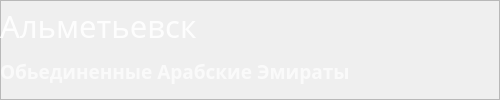
    <widget class="QFrame" name="weather_0_title">
     <property name="geometry">
      <rect>
       <x>50</x>
       <y>30</y>
       <width>500</width>
       <height>100</height>
      </rect>
     </property>
     <property name="minimumSize">
      <size>
       <width>500</width>
       <height>100</height>
      </size>
     </property>
     <property name="maximumSize">
      <size>
       <width>500</width>
       <height>100</height>
      </size>
     </property>
     <property name="frameShape">
      <enum>QFrame::StyledPanel</enum>
     </property>
     <property name="frameShadow">
      <enum>QFrame::Raised</enum>
     </property>
     <widget class="QWidget" name="layoutWidget_3">
      <property name="geometry">
       <rect>
        <x>0</x>
        <y>0</y>
        <width>502</width>
        <height>99</height>
       </rect>
      </property>
      <layout class="QVBoxLayout" name="weather_title_layout">
       <item>
        <widget class="QLabel" name="weather_title_address">
         <property name="minimumSize">
          <size>
           <width>500</width>
           <height>50</height>
          </size>
         </property>
         <property name="maximumSize">
          <size>
           <width>500</width>
           <height>50</height>
          </size>
         </property>
         <property name="palette">
          <palette>
           <active>
            <colorrole role="WindowText">
             <brush brushstyle="SolidPattern">
              <color alpha="229">
               <red>255</red>
               <green>255</green>
               <blue>255</blue>
              </color>
             </brush>
            </colorrole>
            <colorrole role="Button">
             <brush brushstyle="SolidPattern">
              <color alpha="255">
               <red>123</red>
               <green>123</green>
               <blue>123</blue>
              </color>
             </brush>
            </colorrole>
            <colorrole role="Text">
             <brush brushstyle="SolidPattern">
              <color alpha="229">
               <red>255</red>
               <green>255</green>
               <blue>255</blue>
              </color>
             </brush>
            </colorrole>
            <colorrole role="ButtonText">
             <brush brushstyle="SolidPattern">
              <color alpha="229">
               <red>255</red>
               <green>255</green>
               <blue>255</blue>
              </color>
             </brush>
            </colorrole>
            <colorrole role="Base">
             <brush brushstyle="SolidPattern">
              <color alpha="255">
               <red>123</red>
               <green>123</green>
               <blue>123</blue>
              </color>
             </brush>
            </colorrole>
            <colorrole role="Window">
             <brush brushstyle="SolidPattern">
              <color alpha="255">
               <red>123</red>
               <green>123</green>
               <blue>123</blue>
              </color>
             </brush>
            </colorrole>
           </active>
           <inactive>
            <colorrole role="WindowText">
             <brush brushstyle="SolidPattern">
              <color alpha="229">
               <red>255</red>
               <green>255</green>
               <blue>255</blue>
              </color>
             </brush>
            </colorrole>
            <colorrole role="Button">
             <brush brushstyle="SolidPattern">
              <color alpha="255">
               <red>123</red>
               <green>123</green>
               <blue>123</blue>
              </color>
             </brush>
            </colorrole>
            <colorrole role="Text">
             <brush brushstyle="SolidPattern">
              <color alpha="229">
               <red>255</red>
               <green>255</green>
               <blue>255</blue>
              </color>
             </brush>
            </colorrole>
            <colorrole role="ButtonText">
             <brush brushstyle="SolidPattern">
              <color alpha="229">
               <red>255</red>
               <green>255</green>
               <blue>255</blue>
              </color>
             </brush>
            </colorrole>
            <colorrole role="Base">
             <brush brushstyle="SolidPattern">
              <color alpha="255">
               <red>123</red>
               <green>123</green>
               <blue>123</blue>
              </color>
             </brush>
            </colorrole>
            <colorrole role="Window">
             <brush brushstyle="SolidPattern">
              <color alpha="255">
               <red>123</red>
               <green>123</green>
               <blue>123</blue>
              </color>
             </brush>
            </colorrole>
           </inactive>
           <disabled>
            <colorrole role="WindowText">
             <brush brushstyle="SolidPattern">
              <color alpha="229">
               <red>255</red>
               <green>255</green>
               <blue>255</blue>
              </color>
             </brush>
            </colorrole>
            <colorrole role="Button">
             <brush brushstyle="SolidPattern">
              <color alpha="255">
               <red>123</red>
               <green>123</green>
               <blue>123</blue>
              </color>
             </brush>
            </colorrole>
            <colorrole role="Text">
             <brush brushstyle="SolidPattern">
              <color alpha="229">
               <red>255</red>
               <green>255</green>
               <blue>255</blue>
              </color>
             </brush>
            </colorrole>
            <colorrole role="ButtonText">
             <brush brushstyle="SolidPattern">
              <color alpha="229">
               <red>255</red>
               <green>255</green>
               <blue>255</blue>
              </color>
             </brush>
            </colorrole>
            <colorrole role="Base">
             <brush brushstyle="SolidPattern">
              <color alpha="255">
               <red>123</red>
               <green>123</green>
               <blue>123</blue>
              </color>
             </brush>
            </colorrole>
            <colorrole role="Window">
             <brush brushstyle="SolidPattern">
              <color alpha="255">
               <red>123</red>
               <green>123</green>
               <blue>123</blue>
              </color>
             </brush>
            </colorrole>
           </disabled>
          </palette>
         </property>
         <property name="font">
          <font>
           <family>Yu Gothic UI Semibold</family>
           <pointsize>23</pointsize>
           <weight>50</weight>
           <bold>false</bold>
           <strikeout>false</strikeout>
          </font>
         </property>
         <property name="toolTip">
          <string>Альметьевск</string>
         </property>
         <property name="styleSheet">
          <string notr="true">color: rgba(255, 255, 255, 0.9);</string>
         </property>
         <property name="text">
          <string>Альметьевск</string>
         </property>
        </widget>
       </item>
       <item>
        <widget class="QLabel" name="weather_title_address_country">
         <property name="minimumSize">
          <size>
           <width>500</width>
           <height>40</height>
          </size>
         </property>
         <property name="maximumSize">
          <size>
           <width>500</width>
           <height>40</height>
          </size>
         </property>
         <property name="font">
          <font>
           <family>Yu Gothic UI Semilight</family>
           <pointsize>14</pointsize>
           <weight>75</weight>
           <bold>true</bold>
           <stylestrategy>PreferDefault</stylestrategy>
          </font>
         </property>
         <property name="mouseTracking">
          <bool>true</bool>
         </property>
         <property name="focusPolicy">
          <enum>Qt::NoFocus</enum>
         </property>
         <property name="contextMenuPolicy">
          <enum>Qt::NoContextMenu</enum>
         </property>
         <property name="acceptDrops">
          <bool>false</bool>
         </property>
         <property name="toolTip">
          <string>Обьединенные арабские эмираты</string>
         </property>
         <property name="statusTip">
          <string/>
         </property>
         <property name="styleSheet">
          <string notr="true">color: rgba(255, 255, 255, 0.7);</string>
         </property>
         <property name="text">
          <string>Обьединенные Арабские Эмираты</string>
         </property>
         <property name="alignment">
          <set>Qt::AlignLeading|Qt::AlignLeft|Qt::AlignTop</set>
         </property>
        </widget>
       </item>
      </layout>
     </widget>
    </widget>
